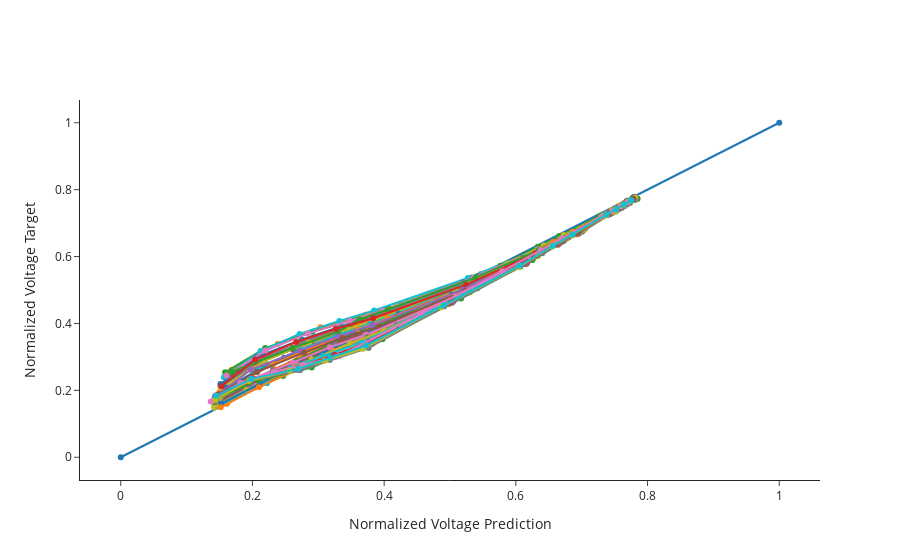

The code cell stored with this chart in its notebook:
### Markdown cell above
## Parity Plot of Training Error

### Code cell
# random plotting traing error at some interval = skip to not make the plot rendering too slow
batch_size = datasets["batch_size"]
skip = 70

fig = go.Figure()
fig.add_trace(go.Scatter(x=[0, 1], y=[0, 1], showlegend=False, mode="markers+lines"))
for i in range(0, len(datasets["X_train"]), batch_size * skip):
    df_pred = pd.DataFrame(model.predict(datasets["X_train"][i : i + batch_size], verbose=0)[:, :, 0])
    df_train = pd.DataFrame(datasets["y_train"][i : i + batch_size][:, :, 0])
    fig.add_trace(
        go.Scatter(
            x=df_pred[0].values,
            y=df_train[0].values,
            showlegend=False,
            mode="markers+lines",
        )
    )

fig.update_yaxes(title="Normalized Voltage Target")
fig.update_xaxes(title="Normalized Voltage Prediction")
fig.update_layout(template="simple_white")
